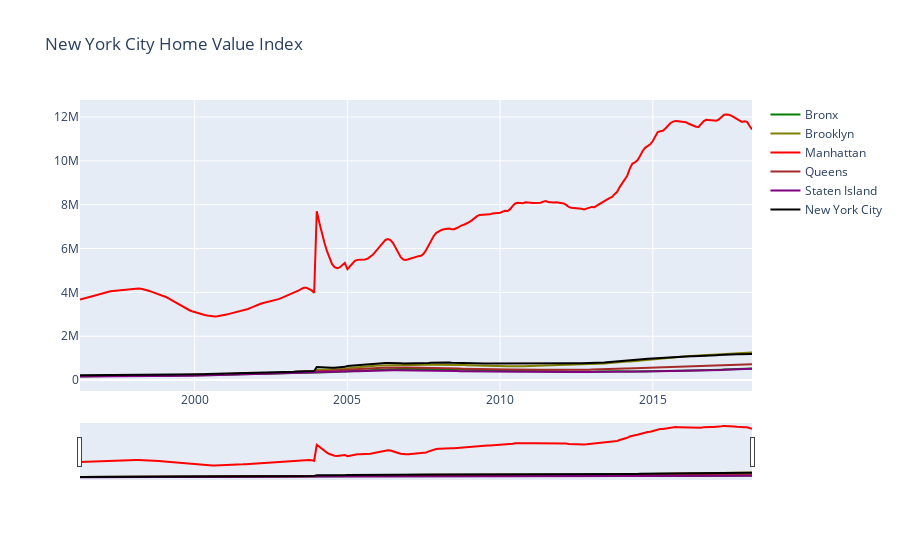

Notebook cell for this chart:
### Code cell
fig = go.Figure()
colorway = ['#f3cec9', '#e7a4b6', '#cd7eaf', '#a262a9', '#6f4d96', '#3d3b72', '#182844']
fig.add_trace(go.Scatter(x=bx_ts.index, y=bx_ts.value, name='Bronx',
                         line_color='green'))
fig.add_trace(go.Scatter(x=bk_ts.index, y=bk_ts.value, name='Brooklyn',
                        line_color='olive'))
fig.add_trace(go.Scatter(x=man_ts.index, y=man_ts.value, name='Manhattan',
                         line_color='red'))
fig.add_trace(go.Scatter(x=que_ts.index, y=que_ts.value, name='Queens',
                         line_color='brown'))
fig.add_trace(go.Scatter(x=si_ts.index, y=si_ts.value, name='Staten Island',
                         line_color='purple'))
fig.add_trace(go.Scatter(x=ny_ts.index, y=ny_ts.value, name='New York City',
                         line_color='black'))
fig.update_layout(title_text='New York City Home Value Index',
                  colorway=colorway, xaxis_rangeslider_visible=True)
fig.show()

### Figure 1 — Plotly figure (JSON) as saved in the notebook; plotly's stock layout.template omitted (floating-point values rounded to 4 significant figures; data arrays with more than 128 entries replaced by an {"elided": "..."} marker saying what was removed)
{"data": [{"line": {"color": "green"}, "name": "Bronx", "type": "scatter", "x": {"elided": "265 str values"}, "y": {"elided": "265 float values"}}, {"line": {"color": "olive"}, "name": "Brooklyn", "type": "scatter", "x": {"elided": "265 str values"}, "y": {"elided": "265 float values"}}, {"line": {"color": "red"}, "name": "Manhattan", "type": "scatter", "x": {"elided": "265 str values"}, "y": {"elided": "265 float values"}}, {"line": {"color": "brown"}, "name": "Queens", "type": "scatter", "x": {"elided": "265 str values"}, "y": {"elided": "265 float values"}}, {"line": {"color": "purple"}, "name": "Staten Island", "type": "scatter", "x": {"elided": "265 str values"}, "y": {"elided": "265 float values"}}, {"line": {"color": "black"}, "name": "New York City", "type": "scatter", "x": {"elided": "265 str values"}, "y": {"elided": "265 float values"}}], "layout": {"colorway": ["#f3cec9", "#e7a4b6", "#cd7eaf", "#a262a9", "#6f4d96", "#3d3b72", "#182844"], "title": {"text": "New York City Home Value Index"}, "xaxis": {"rangeslider": {"visible": true}}}}
